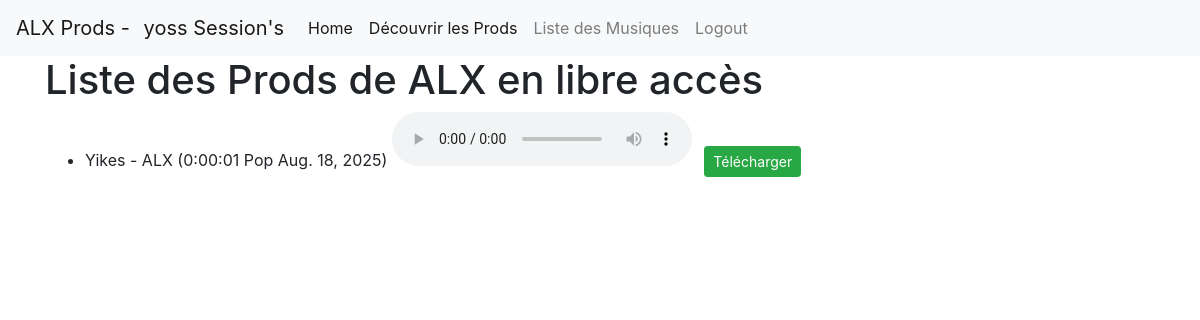
The page /prods-libre/ (signed in) on the database its author committed.
### myapp/models.py (models this page shows)
class Musique(models.Model):
    titre = models.CharField(max_length=100)
    artiste = models.CharField(max_length=100)
    duree = models.DurationField()
    style = models.CharField(max_length=50)
    date_ajout = models.DateField(auto_now_add=True)
    fichier = models.FileField(upload_to='musiques/', blank=False, null=False)
    publique = models.BooleanField(default=False, help_text="Accessible à tous les utilisateurs ayant un compte")
    utilisateurs_autorises = models.ManyToManyField(settings.AUTH_USER_MODEL, blank=True, related_name='musiques_autorisees')
    utilisateurs_autorises_telechargement = models.ManyToManyField(settings.AUTH_USER_MODEL, blank=True, related_name='musiques_autorisees_telechargement')
    ecoutable_accueil = models.BooleanField(default=False, help_text="Musique de découverte")

### myapp/views.py (the view)
# urls.py: path('prods-libre/', views.prod_libre, name='prods_libre'),
def prod_libre(request):
    musiques = Musique.objects.filter(ecoutable_accueil=True)
    return render(request, 'prod_libre.html', {'musiques': musiques})

### myapp/templates/prod_libre.html (shortened to what this page needs)
{% extends "base.html" %}
{% block content %}
<h1>Liste des Prods de ALX en libre accès</h1>
<link rel="stylesheet" href="https://cdn.plyr.io/3.7.8/plyr.css" />
<ul>
        {% for musique in musiques %}
        <li>
                {{ musique.titre }} - {{ musique.artiste }} ({{ musique.duree }} {{ musique.style }} {{ musique.date_ajout }})
                {% if musique.fichier %}
                        <audio class="js-player" controls>
                                <source src="{{ musique.fichier.url }}" type="audio/mpeg">
                        </audio>
                <a href="{{ musique.fichier.url }}" download class="btn btn-sm btn-success ml-2">Télécharger</a>
                {% endif %}
        </li>
        {% endfor %}
</ul>
{% endblock %}

### myapp/templates/base.html (shortened to what this page needs)
<!DOCTYPE html>
<html lang="en">
  <head>
    <link rel="stylesheet" href="https://stackpath.bootstrapcdn.com/bootstrap/4.3.1/css/bootstrap.min.css"  rel="stylesheet" />
  </head>
  <body>
    <nav class="navbar navbar-expand-lg navbar-light bg-light">
      <a class="navbar-brand" href="{% url 'home' %}">
        ALX Prods -
        {% if user.is_authenticated %}
          <span class="ml-2">{{ user.first_name|default:user.username }}</span>
        {% endif %} Session's
      </a>
      <div class="collapse navbar-collapse" id="navbarNav">
        <ul class="navbar-nav">
          <li class="nav-item active">
            <a class="nav-link" href="{% url 'home' %}">Home</a>
          </li>
          <li class="nav-item active">
            <a class="nav-link" href="{% url 'prods_libre' %}">Découvrir les Prods</a>
          </li>
          {% if user.is_authenticated %}
          <li class="nav-item">
            <a class="nav-link" href="{% url 'list_musique' %}">Liste des Musiques</a>
          </li>
          {% endif %}
          {% if user.is_authenticated %}
          <li class="nav-item">
            <a class="nav-link" href="{% url 'logout' %}">Logout</a>
          </li>
          {% endif %}
        </ul>
      </div>
    </nav>
    <div class="container">{% block content %} {% endblock %}</div>
  </body>
</html>

### rows shown on the page
Musique: titre "Yikes", artiste "ALX", duree "0:00:01", style "Pop", date_ajout "Aug. 18, 2025"

### other values the page prints
{{ user.first_name|default:user.username }} "yoss"
